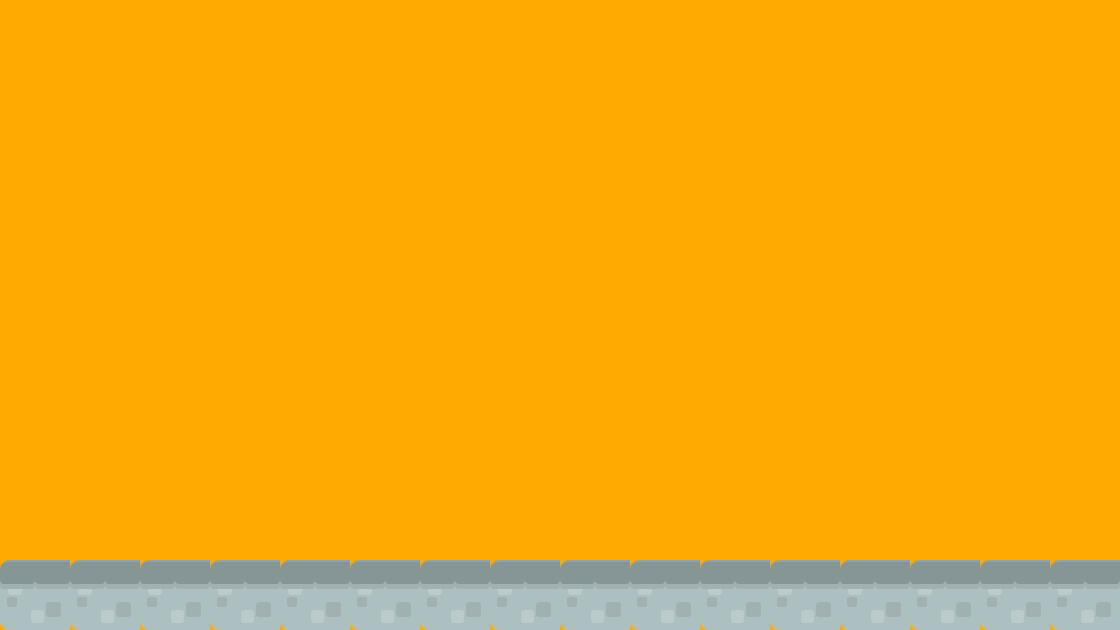

Below is a game level as drawn by its tile map, then a one-line description and the .tmx that defines it (tile-layer data replaced by summaries):
An orthogonal 16x9 tile map with 70x70 px tiles, 1 tile layer (Background tiles).

<map version="1.0" orientation="orthogonal" renderorder="right-down" width="16" height="9" tilewidth="70" tileheight="70" backgroundcolor="#ffaa00">
 <tileset firstgid="1" name="background-tiles" tilewidth="70" tileheight="70">
  <image source="../img/background-tiles.png" width="910" height="910" />
 </tileset>
 <layer name="Background tiles" width="16" height="9">
  <data>[144 cells, 16 non-empty, 1 distinct tile ids]</data>
 </layer>
</map>
